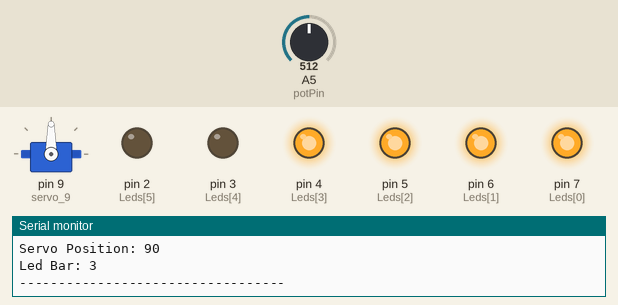
This sketch was run on a simulated Arduino Uno, built with avr-gcc and run on an emulated ATmega328P. Shown: servo, output pins drawn as LEDs (lit = HIGH), the last lines printed to the serial monitor. The inputs (shaded band) are chosen by the test bench; at power-on: A5 (potPin) = 512.

Above: at 1.2 s.
1.3 s: A5 (potPin) set to 62
At 1.9 s:
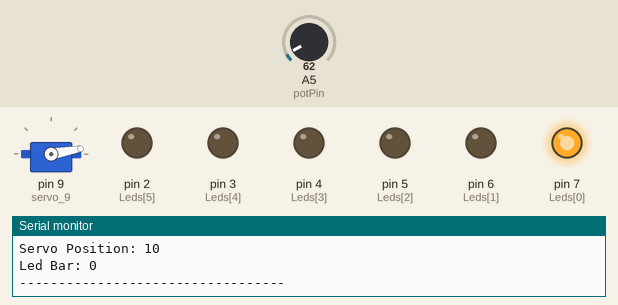
2.9 s: A5 (potPin) set to 50
At 3.2 s:
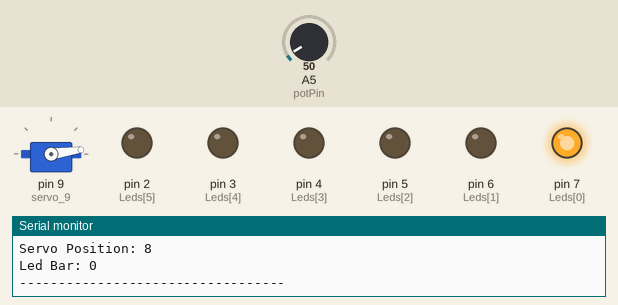
4.4 s: A5 (potPin) set to 122
At 4.8 s:
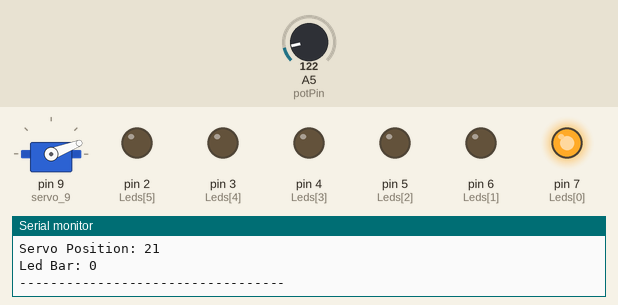
5.9 s: A5 (potPin) set to 306
At 6.5 s:
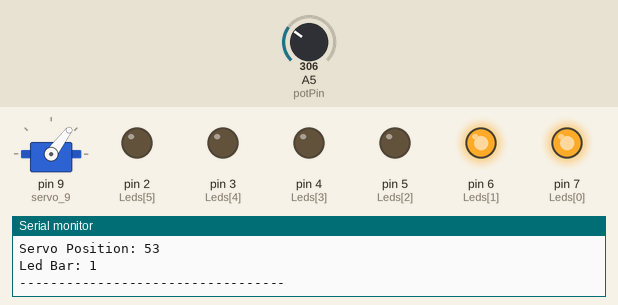
7.5 s: A5 (potPin) set to 11
At 8.7 s:
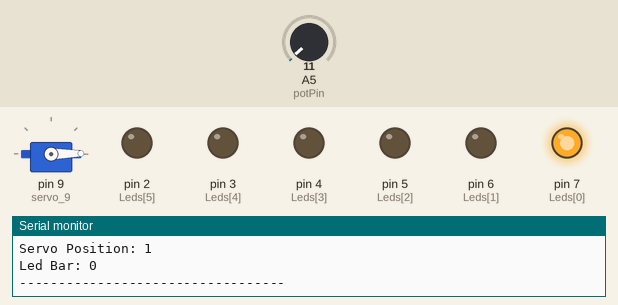
9.0 s: A5 (potPin) set to 8
Timing chart, 0 to 11.5 s (numbered marks = the images above; inputs shaded):
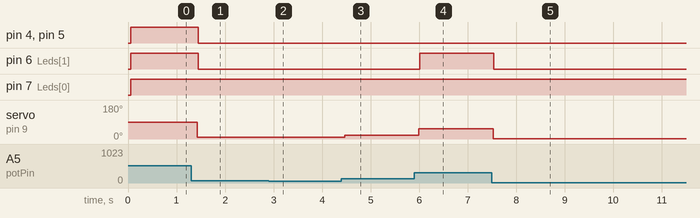

Measured:
- after the input at 1.3 s, pin 4 (Leds[3]), pin 5 (Leds[2]), pin 6 (Leds[1]): HIGH → LOW after 0.15 s; servo on pin 9 (servo_9): 90° → 10° after 0.13 s
- after the input at 2.9 s, servo on pin 9 (servo_9): 10° → 8° after 0.05 s
- after the input at 4.4 s, servo on pin 9 (servo_9): 8° → 21° after 0.06 s
- after the input at 5.9 s, pin 6 (Leds[1]): LOW → HIGH after 0.11 s; servo on pin 9 (servo_9): 21° → 53° after 0.09 s
- after the input at 7.5 s, pin 6 (Leds[1]): HIGH → LOW at once; servo on pin 9 (servo_9): 53° → 1° at once

The sketch:

servo_led_bar.ino
```cpp
/*
** Servo Controlled by a Potentiometer with a Led Bar
**
** by Prof. Filipo Mor - filipomor.com
** 2022 March
*/

#include <Servo.h>

const int LedArrayLenght = 6;
const int Leds[] = {7, 6, 5, 4, 3, 2};
const int potPin = A5;

Servo servo_9;

void setup()
{
  Serial.begin(9600);

  Serial.println("\nStarting...\n");
  servo_9.attach(9, 500, 2500);
  //servo_9.attach(9);

  for(int i=0; i<LedArrayLenght; i++)
  {
  	pinMode(Leds[i], OUTPUT);
  }


}

void loop()
{

  int potValue    = analogRead(potPin);
  int servoValue  = map(potValue, 0, 1023, 0, 180);
  int ledBarValue = map(potValue, 0, 1023, 0, (LedArrayLenght));

  Serial.print( "Potentiometer: " ); Serial.println(potValue);
  Serial.print( "Servo Position: " ); Serial.println(servoValue);
  Serial.print( "Led Bar: " ); Serial.println(ledBarValue);
  Serial.println("----------------------------------");

  servo_9.write(servoValue);
  delay(15);

  for(int i=0; i < LedArrayLenght; i++)
  {
   	if( i <= ledBarValue )
    {
      digitalWrite(Leds[i], HIGH);
    }
    else digitalWrite(Leds[i], LOW);
  }

  delay(100);

}
```
